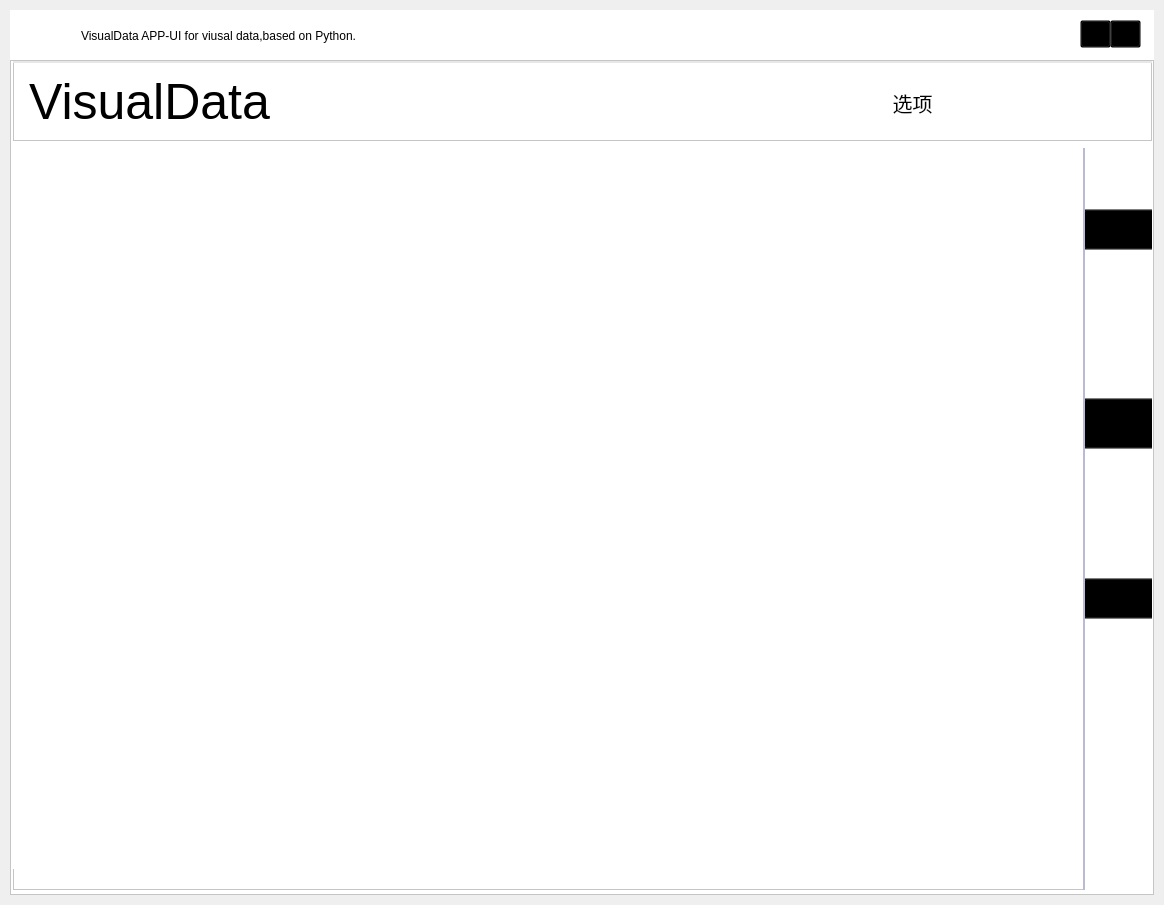
<?xml version="1.0" encoding="UTF-8"?>
<ui version="4.0">
 <author>Wanderson M. Pimenta</author>
 <class>MainWindow</class>
 <widget class="QMainWindow" name="MainWindow">
  <property name="geometry">
   <rect>
    <x>0</x>
    <y>0</y>
    <width>1164</width>
    <height>905</height>
   </rect>
  </property>
  <property name="minimumSize">
   <size>
    <width>940</width>
    <height>560</height>
   </size>
  </property>
  <property name="windowTitle">
   <string>MainWindow</string>
  </property>
  <widget class="QWidget" name="styleSheet">
   <property name="font">
    <font>
     <family>Segoe UI</family>
     <pointsize>10</pointsize>
     <weight>50</weight>
     <italic>false</italic>
     <bold>false</bold>
    </font>
   </property>
   <property name="styleSheet">
    <string notr="true">QWidget{
	color: rgb(0, 0, 0);
	font: 10pt &quot;Segoe UI&quot;;
}</string>
   </property>
   <layout class="QVBoxLayout" name="appMargins">
    <property name="spacing">
     <number>0</number>
    </property>
    <property name="leftMargin">
     <number>10</number>
    </property>
    <property name="topMargin">
     <number>10</number>
    </property>
    <property name="rightMargin">
     <number>10</number>
    </property>
    <property name="bottomMargin">
     <number>10</number>
    </property>
    <item>
     <widget class="QFrame" name="frame_5">
      <property name="maximumSize">
       <size>
        <width>16777215</width>
        <height>50</height>
       </size>
      </property>
      <property name="styleSheet">
       <string notr="true">QPushButton{background-color:transparent}
QFrame {
	background-color:white;
    border: 0px solid black;
    transition: margin-left 0.5s;
}
QPushButton:hover {
    background-color: rgba(121, 115, 127, 55);
}
</string>
      </property>
      <property name="frameShape">
       <enum>QFrame::StyledPanel</enum>
      </property>
      <property name="frameShadow">
       <enum>QFrame::Raised</enum>
      </property>
      <widget class="QPushButton" name="pushButton_7">
       <property name="geometry">
        <rect>
         <x>1100</x>
         <y>10</y>
         <width>31</width>
         <height>28</height>
        </rect>
       </property>
       <property name="text">
        <string/>
       </property>
       <property name="icon">
        <iconset>
         <normaloff>icon/关闭.png</normaloff>icon/关闭.png</iconset>
       </property>
      </widget>
      <widget class="QPushButton" name="pushButton_8">
       <property name="geometry">
        <rect>
         <x>1070</x>
         <y>10</y>
         <width>31</width>
         <height>28</height>
        </rect>
       </property>
       <property name="text">
        <string/>
       </property>
       <property name="icon">
        <iconset>
         <normaloff>icon/最小化.png</normaloff>icon/最小化.png</iconset>
       </property>
      </widget>
      <widget class="QLabel" name="label_2">
       <property name="geometry">
        <rect>
         <x>1</x>
         <y>4</y>
         <width>61</width>
         <height>41</height>
        </rect>
       </property>
       <property name="text">
        <string/>
       </property>
       <property name="pixmap">
        <pixmap>icon/icon.png</pixmap>
       </property>
       <property name="scaledContents">
        <bool>true</bool>
       </property>
      </widget>
      <widget class="QLabel" name="label_3">
       <property name="geometry">
        <rect>
         <x>71</x>
         <y>5</y>
         <width>701</width>
         <height>41</height>
        </rect>
       </property>
       <property name="text">
        <string>VisualData APP-UI for viusal data,based on Python.</string>
       </property>
      </widget>
     </widget>
    </item>
    <item>
     <widget class="QFrame" name="frame">
      <property name="styleSheet">
       <string notr="true">QFrame{background-color:white}</string>
      </property>
      <property name="frameShape">
       <enum>QFrame::StyledPanel</enum>
      </property>
      <property name="frameShadow">
       <enum>QFrame::Raised</enum>
      </property>
      <widget class="QFrame" name="frame_2">
       <property name="geometry">
        <rect>
         <x>3</x>
         <y>1</y>
         <width>1139</width>
         <height>80</height>
        </rect>
       </property>
       <property name="maximumSize">
        <size>
         <width>16777215</width>
         <height>80</height>
        </size>
       </property>
       <property name="styleSheet">
        <string notr="true"/>
       </property>
       <property name="frameShape">
        <enum>QFrame::StyledPanel</enum>
       </property>
       <property name="frameShadow">
        <enum>QFrame::Raised</enum>
       </property>
       <widget class="QPushButton" name="pushButton">
        <property name="geometry">
         <rect>
          <x>11</x>
          <y>10</y>
          <width>251</width>
          <height>60</height>
         </rect>
        </property>
        <property name="maximumSize">
         <size>
          <width>400</width>
          <height>60</height>
         </size>
        </property>
        <property name="font">
         <font>
          <family>Segoe UI</family>
          <pointsize>-1</pointsize>
          <weight>50</weight>
          <italic>false</italic>
          <bold>false</bold>
         </font>
        </property>
        <property name="styleSheet">
         <string notr="true">QPushButton {
    background-color: rgba(255, 255, 255, 0);
    border: none;
    border-radius: 5px;
    font-size: 50px;
}

QPushButton:hover {
    color: rgb(0, 0, 0);
}</string>
        </property>
        <property name="text">
         <string>VisualData</string>
        </property>
       </widget>
       <widget class="QPushButton" name="pushButton_2">
        <property name="geometry">
         <rect>
          <x>669</x>
          <y>16</y>
          <width>461</width>
          <height>51</height>
         </rect>
        </property>
        <property name="maximumSize">
         <size>
          <width>16777215</width>
          <height>60</height>
         </size>
        </property>
        <property name="styleSheet">
         <string notr="true">QPushButton {
    background-color: rgba(255, 255, 255, 0);
    border: none;
    border-radius: 5px;
	font-size: 20px;
}

QPushButton:hover {
    background-color: rgba(121, 115, 127, 55);
}</string>
        </property>
        <property name="text">
         <string>选项</string>
        </property>
        <property name="icon">
         <iconset>
          <normaloff>icon/设置.png</normaloff>icon/设置.png</iconset>
        </property>
        <property name="iconSize">
         <size>
          <width>50</width>
          <height>50</height>
         </size>
        </property>
        <property name="checkable">
         <bool>false</bool>
        </property>
       </widget>
       <widget class="QLabel" name="label_4">
        <property name="geometry">
         <rect>
          <x>0</x>
          <y>0</y>
          <width>20000</width>
          <height>2</height>
         </rect>
        </property>
        <property name="minimumSize">
         <size>
          <width>20000</width>
          <height>2</height>
         </size>
        </property>
        <property name="maximumSize">
         <size>
          <width>20000</width>
          <height>2</height>
         </size>
        </property>
        <property name="styleSheet">
         <string notr="true">QLabel{background-color:rgb(231, 231, 231)}</string>
        </property>
        <property name="text">
         <string/>
        </property>
       </widget>
      </widget>
      <widget class="QFrame" name="frame_3">
       <property name="geometry">
        <rect>
         <x>3</x>
         <y>88</y>
         <width>1139</width>
         <height>742</height>
        </rect>
       </property>
       <property name="frameShape">
        <enum>QFrame::StyledPanel</enum>
       </property>
       <property name="frameShadow">
        <enum>QFrame::Raised</enum>
       </property>
       <widget class="HoverableExpandFrame" name="frame_4">
        <property name="geometry">
         <rect>
          <x>1070</x>
          <y>-10</y>
          <width>141</width>
          <height>761</height>
         </rect>
        </property>
        <property name="styleSheet">
         <string notr="true">QPushButton{background-color:transparent}
QFrame {
    border: 0px solid black;
    transition: margin-left 0.5s;
}
QPushButton:hover {
    background-color: rgba(121, 115, 127, 55);
}
</string>
        </property>
        <property name="frameShape">
         <enum>QFrame::StyledPanel</enum>
        </property>
        <property name="frameShadow">
         <enum>QFrame::Raised</enum>
        </property>
        <widget class="QPushButton" name="pushButton_3">
         <property name="geometry">
          <rect>
           <x>0</x>
           <y>71</y>
           <width>171</width>
           <height>41</height>
          </rect>
         </property>
         <property name="text">
          <string>    更换文件</string>
         </property>
         <property name="icon">
          <iconset>
           <normaloff>icon/更换文件.png</normaloff>icon/更换文件.png</iconset>
         </property>
        </widget>
        <widget class="QPushButton" name="pushButton_4">
         <property name="geometry">
          <rect>
           <x>0</x>
           <y>260</y>
           <width>171</width>
           <height>51</height>
          </rect>
         </property>
         <property name="text">
          <string>    选择地点</string>
         </property>
         <property name="icon">
          <iconset>
           <normaloff>icon/地图.png</normaloff>icon/地图.png</iconset>
         </property>
        </widget>
        <widget class="QPushButton" name="pushButton_5">
         <property name="geometry">
          <rect>
           <x>0</x>
           <y>440</y>
           <width>171</width>
           <height>41</height>
          </rect>
         </property>
         <property name="text">
          <string>    选择日期</string>
         </property>
         <property name="icon">
          <iconset>
           <normaloff>icon/日期范围.png</normaloff>icon/日期范围.png</iconset>
         </property>
        </widget>
        <widget class="QLabel" name="label">
         <property name="geometry">
          <rect>
           <x>0</x>
           <y>0</y>
           <width>2</width>
           <height>2000</height>
          </rect>
         </property>
         <property name="minimumSize">
          <size>
           <width>0</width>
           <height>2000</height>
          </size>
         </property>
         <property name="maximumSize">
          <size>
           <width>2</width>
           <height>16777215</height>
          </size>
         </property>
         <property name="styleSheet">
          <string notr="true">QLabel{background-color:rgb(186, 186, 214)}</string>
         </property>
         <property name="text">
          <string/>
         </property>
        </widget>
       </widget>
       <widget class="ScaleableView" name="graphicsView">
        <property name="geometry">
         <rect>
          <x>0</x>
          <y>-30</y>
          <width>1071</width>
          <height>741</height>
         </rect>
        </property>
        <property name="styleSheet">
         <string notr="true">QGraphicsView{border: none;}</string>
        </property>
       </widget>
       <widget class="QWidget" name="verticalLayoutWidget_3">
        <property name="geometry">
         <rect>
          <x>0</x>
          <y>720</y>
          <width>1071</width>
          <height>21</height>
         </rect>
        </property>
        <layout class="QVBoxLayout" name="verticalLayout_4">
         <item>
          <widget class="QFrame" name="frame_7">
           <property name="maximumSize">
            <size>
             <width>16777215</width>
             <height>0</height>
            </size>
           </property>
           <property name="frameShape">
            <enum>QFrame::StyledPanel</enum>
           </property>
           <property name="frameShadow">
            <enum>QFrame::Raised</enum>
           </property>
           <widget class="ExtendProgressBar" name="progressBar">
            <property name="geometry">
             <rect>
              <x>-3</x>
              <y>0</y>
              <width>1071</width>
              <height>23</height>
             </rect>
            </property>
            <property name="styleSheet">
             <string notr="true">QProgressBar {border: 0px solid grey;
border-radius: 5px;
text-align: center;
background-color: white}</string>
            </property>
            <property name="value">
             <number>0</number>
            </property>
            <property name="textDirection">
             <enum>QProgressBar::BottomToTop</enum>
            </property>
           </widget>
          </widget>
         </item>
        </layout>
       </widget>
       <widget class="QWidget" name="verticalLayoutWidget">
        <property name="geometry">
         <rect>
          <x>0</x>
          <y>550</y>
          <width>241</width>
          <height>171</height>
         </rect>
        </property>
        <layout class="QVBoxLayout" name="verticalLayout">
         <item>
          <widget class="QFrame" name="frame_6">
           <property name="frameShape">
            <enum>QFrame::StyledPanel</enum>
           </property>
           <property name="frameShadow">
            <enum>QFrame::Raised</enum>
           </property>
           <widget class="QWidget" name="verticalLayoutWidget_2">
            <property name="geometry">
             <rect>
              <x>0</x>
              <y>0</y>
              <width>241</width>
              <height>171</height>
             </rect>
            </property>
            <layout class="QVBoxLayout" name="verticalLayout_2">
             <item>
              <widget class="ScaleableView" name="graphicsView_2">
               <property name="styleSheet">
                <string notr="true">QGraphicsView { border: none; }</string>
               </property>
              </widget>
             </item>
            </layout>
           </widget>
          </widget>
         </item>
        </layout>
       </widget>
       <zorder>graphicsView</zorder>
       <zorder>frame_4</zorder>
       <zorder>verticalLayoutWidget_3</zorder>
       <zorder>verticalLayoutWidget</zorder>
      </widget>
     </widget>
    </item>
   </layout>
  </widget>
 </widget>
 <customwidgets>
  <customwidget>
   <class>ScaleableView</class>
   <extends>QGraphicsView</extends>
   <header>HoverablePolygonItem</header>
  </customwidget>
  <customwidget>
   <class>HoverableExpandFrame</class>
   <extends>QFrame</extends>
   <header>hoverableexpandframe</header>
   <container>1</container>
  </customwidget>
  <customwidget>
   <class>ExtendProgressBar</class>
   <extends>QProgressBar</extends>
   <header>extendprogressbar.h</header>
  </customwidget>
 </customwidgets>
 <resources>
  <include location="resource.qrc"/>
 </resources>
 <connections/>
</ui>
